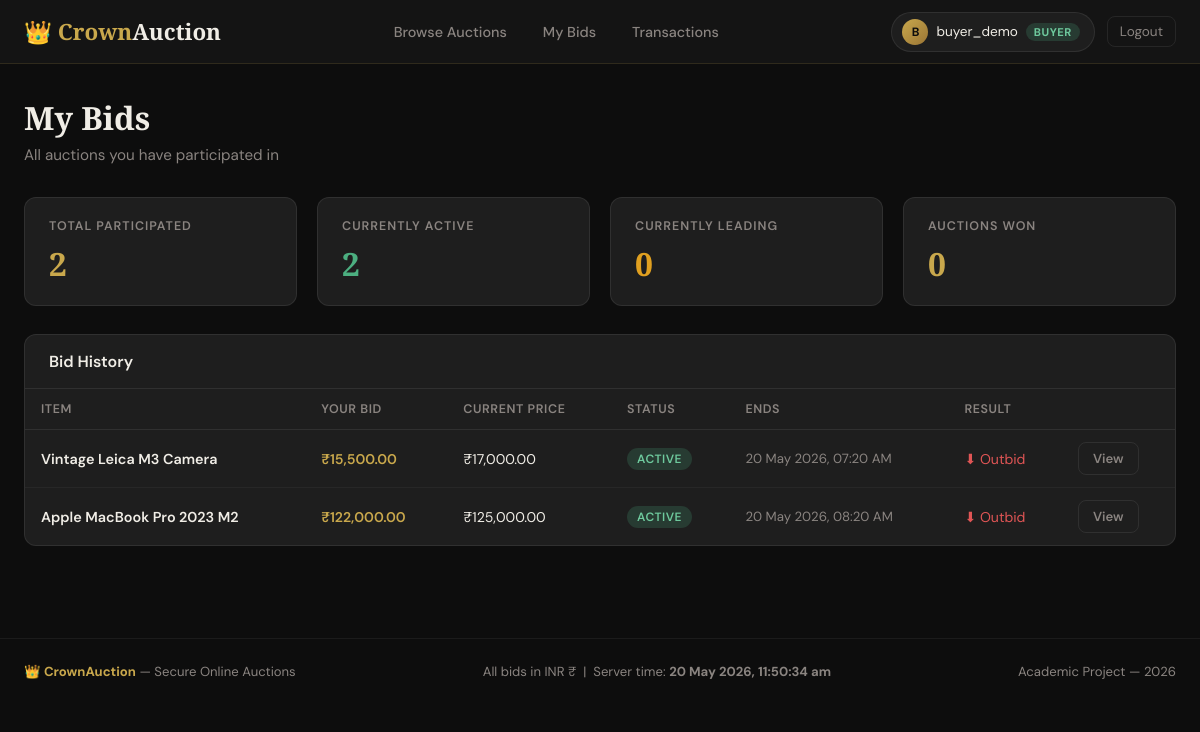
Page /views/buyer/my_bids.php (signed in) on the committed database.
### tables this page shows
CREATE TABLE bids (
    id INT UNSIGNED AUTO_INCREMENT PRIMARY KEY,
    auction_id INT UNSIGNED NOT NULL,
    bidder_id INT UNSIGNED NOT NULL,
    amount DECIMAL(12,2) NOT NULL,
    is_winning TINYINT(1) DEFAULT 0,
    is_flagged TINYINT(1) DEFAULT 0,
    flag_reason VARCHAR(255),
    ip_address VARCHAR(45),
    bid_time TIMESTAMP DEFAULT CURRENT_TIMESTAMP,
    FOREIGN KEY (auction_id) REFERENCES auctions(id) ON DELETE CASCADE,
    FOREIGN KEY (bidder_id) REFERENCES users(id) ON DELETE CASCADE,
    INDEX idx_auction (auction_id),
    INDEX idx_bidder (bidder_id),
    INDEX idx_winning (is_winning),
    INDEX idx_bid_time (bid_time)
);

CREATE TABLE auctions (
    id INT UNSIGNED AUTO_INCREMENT PRIMARY KEY,
    seller_id INT UNSIGNED NOT NULL,
    title VARCHAR(200) NOT NULL,
    description TEXT,
    category VARCHAR(100),
    image_path VARCHAR(255),
    starting_price DECIMAL(12,2) NOT NULL,
    current_price DECIMAL(12,2) NOT NULL,
    min_bid_increment DECIMAL(12,2) NOT NULL DEFAULT 1.00,
    reserve_price DECIMAL(12,2) DEFAULT NULL,
    duration_minutes INT NOT NULL,
    start_time DATETIME NOT NULL,
    end_time DATETIME NOT NULL,
    status ENUM('pending','active','ended','cancelled','sold') DEFAULT 'pending',
    winner_id INT UNSIGNED DEFAULT NULL,
    total_bids INT DEFAULT 0,
    is_overridden TINYINT(1) DEFAULT 0,
    override_note TEXT,
    created_at TIMESTAMP DEFAULT CURRENT_TIMESTAMP,
    updated_at TIMESTAMP DEFAULT CURRENT_TIMESTAMP ON UPDATE CURRENT_TIMESTAMP,
    FOREIGN KEY (seller_id) REFERENCES users(id) ON DELETE CASCADE,
    FOREIGN KEY (winner_id) REFERENCES users(id) ON DELETE SET NULL,
    INDEX idx_status (status),
    INDEX idx_seller (seller_id),
    INDEX idx_end_time (end_time)
);

### includes/session.php (called while the page is built, shortened)
<?php
function isLoggedIn(): bool {
    return isset($_SESSION['user_id']) && !empty($_SESSION['user_id']);
}
function getCurrentUser(): ?array {
    return [
        'id'       => $_SESSION['user_id'],
        'username' => $_SESSION['username'],
        'role'     => $_SESSION['role'],
        'email'    => $_SESSION['email'],
        'name'     => $_SESSION['full_name'] ?? ''
    ];
}
function formatINR(float $amount): string {
    return '₹' . number_format($amount, 2);
}

### config/database.php (called while the page is built, shortened)
<?php
class Database {
    private static ?PDO $instance = null;
    public static function getInstance(): PDO {
        if (self::$instance === null) {
            $dsn = "mysql:host=" . DB_HOST . ";dbname=" . DB_NAME . ";charset=" . DB_CHARSET;
            $options = [
                PDO::ATTR_ERRMODE            => PDO::ERRMODE_EXCEPTION,
                PDO::ATTR_DEFAULT_FETCH_MODE => PDO::FETCH_ASSOC,
                PDO::ATTR_EMULATE_PREPARES   => false,
                PDO::ATTR_PERSISTENT         => true,
                PDO::MYSQL_ATTR_INIT_COMMAND => "SET NAMES utf8mb4, time_zone = '+05:30'"
            ];
            try {
                self::$instance = new PDO($dsn, DB_USER, DB_PASS, $options);
            } catch (PDOException $e) {
                $isApi = (strpos($_SERVER['REQUEST_URI'] ?? '', '/api/') !== false);
                if ($isApi) {
                    header('Content-Type: application/json');
                    echo json_encode(['success' => false, 'message' => 'Service temporarily unavailable. Please try again.']);
                } else {
                    echo '<div style="font-family:sans-serif;padding:40px;text-align:center;background:#0d0d0d;color:#f0ede6;min-height:100vh;">
                        <h2 style="color:#C9A84C;">&#128274; CrownAuction</h2>
                        <p>Service temporarily unavailable. Please try again in a moment.</p>
                    </div>';
                }
                exit;
            }
        }
        return self::$instance;
    }
    public static function query(string $sql, array $params = []): PDOStatement {
        $stmt = self::getInstance()->prepare($sql);
        $stmt->execute($params);
        return $stmt;
    }
}

### views/buyer/my_bids.php (the view, shortened to what this page needs)
<?php
require_once __DIR__ . '/../../config/database.php';
require_once __DIR__ . '/../../includes/session.php';
$user = getCurrentUser();
$myBids = Database::query(
    "SELECT b.*, a.title, a.current_price, a.status as auction_status, a.end_time, a.image_path, a.winner_id,
            MAX(b2.amount) as top_bid
     FROM bids b
     JOIN auctions a ON b.auction_id = a.id
     LEFT JOIN bids b2 ON b2.auction_id = a.id
     WHERE b.bidder_id = ?
     GROUP BY b.id
     ORDER BY b.bid_time DESC",
    [$user['id']]
)->fetchAll();
$seen = [];
$deduped = [];
foreach ($myBids as $row) {
    if (!isset($seen[$row['auction_id']])) {
        $seen[$row['auction_id']] = true;
        $deduped[] = $row;
    }
}
include __DIR__ . '/../shared/header.php';
?>
<div class="page-header">
  <h1>My Bids</h1>
  <p>All auctions you have participated in</p>
</div>
<?php if (empty($deduped)): ?>
<div class="card" style="text-align:center;padding:60px;">
  <div style="font-size:3rem;margin-bottom:16px;">🔨</div>
  <h3 style="color:var(--text-muted);">No bids yet</h3>
  <p style="color:var(--text-muted);margin-top:8px;margin-bottom:24px;">Find something worth bidding on!</p>
  <a href="browse.php" class="btn btn-gold">Browse Auctions</a>
</div>
<?php else: ?>
<div class="grid-4" style="margin-bottom:28px;">
  <?php
    $won    = count(array_filter($deduped, fn($b) => $b['winner_id'] == $user['id'] && $b['auction_status'] === 'ended'));
    $active = count(array_filter($deduped, fn($b) => $b['auction_status'] === 'active'));
    $leading = count(array_filter($deduped, fn($b) => $b['auction_status'] === 'active' && $b['amount'] == $b['top_bid']));
    $total  = count($deduped);
  ?>
  <div class="stat-card">
    <div class="stat-label">Total Participated</div>
    <div class="stat-value"><?= $total ?></div>
  </div>
  <div class="stat-card">
    <div class="stat-label">Currently Active</div>
    <div class="stat-value" style="color:var(--success);"><?= $active ?></div>
  </div>
  <div class="stat-card">
    <div class="stat-label">Currently Leading</div>
    <div class="stat-value" style="color:var(--warning);"><?= $leading ?></div>
  </div>
  <div class="stat-card">
    <div class="stat-label">Auctions Won</div>
    <div class="stat-value" style="color:var(--gold);"><?= $won ?></div>
  </div>
</div>
<div class="card">
  <div class="card-header">
    <span class="card-title">Bid History</span>
  </div>
  <div class="table-wrapper">
    <table>
      <thead>
        <tr>
          <th>Item</th>
          <th>Your Bid</th>
          <th>Current Price</th>
          <th>Status</th>
          <th>Ends</th>
          <th>Result</th>
          <th></th>
        </tr>
      </thead>
      <tbody>
        <?php foreach ($deduped as $b):
          $isWinning = ($b['auction_status'] === 'active' && (float)$b['amount'] >= (float)$b['top_bid']);
          $hasWon    = ($b['winner_id'] == $user['id'] && $b['auction_status'] === 'ended');
          $hasLost   = ($b['winner_id'] != $user['id'] && $b['auction_status'] === 'ended' && $b['winner_id']);
        ?>
        <tr>
          <td>
            <div style="font-weight:600;font-size:0.9rem;"><?= htmlspecialchars($b['title']) ?></div>
          </td>
          <td style="font-weight:600;color:var(--gold);"><?= formatINR($b['amount']) ?></td>
          <td><?= formatINR($b['current_price']) ?></td>
          <td>
            <span class="badge badge-<?= $b['auction_status'] ?>"><?= ucfirst($b['auction_status']) ?></span>
          </td>
          <td style="font-size:0.83rem;color:var(--text-muted);">
            <?= date('d M Y, h:i A', strtotime($b['end_time'])) ?>
          </td>
          <td>
            <?php if ($hasWon): ?>
              <span style="color:var(--gold);font-weight:700;">🏆 Won!</span>
            <?php elseif ($hasLost): ?>
              <span style="color:var(--text-muted);">Outbid</span>
            <?php elseif ($isWinning): ?>
              <span style="color:var(--success);font-weight:600;">👑 Leading</span>
            <?php elseif ($b['auction_status'] === 'active'): ?>
              <span style="color:var(--danger);">⬇ Outbid</span>
            <?php else: ?>
              <span style="color:var(--text-muted);">—</span>
            <?php endif; ?>
          </td>
          <td>
            <a href="auction_detail.php?id=<?= $b['auction_id'] ?>" class="btn btn-outline btn-sm">View</a>
          </td>
        </tr>
        <?php endforeach; ?>
      </tbody>
    </table>
  </div>
</div>
<?php endif; ?>
<?php include __DIR__ . '/../shared/footer.php'; ?>

### views/shared/header.php (style rules this page uses)
:root { --gold: #C9A84C; --gold-light: #E8C97A; --gold-dark: #9A7535; --dark: #0D0D0D; --dark-2: #141414; --dark-3: #1E1E1E; --surface: #252525; --border: rgba(255,255,255,0.08); --text: #F0EDE6; --text-muted: #8A8480; --danger: #E05555; --success: #4CAF80; --warning: #E0A020; --radius: 12px; --shadow: 0 4px 24px rgba(0,0,0,0.4); }
* { box-sizing: border-box; margin: 0; padding: 0; }
body { font-family: 'DM Sans', sans-serif; background: var(--dark); color: var(--text); min-height: 100vh; }
.page-header { margin-bottom: 32px; }
.page-header h1 { font-family: 'Playfair Display', serif; font-size: 2rem; font-weight: 700; margin-bottom: 6px; }
.page-header p { color: var(--text-muted); font-size: 0.95rem; }
.card { background: var(--dark-3); border: 1px solid var(--border); border-radius: var(--radius); overflow: hidden; }
.card-header { padding: 16px 24px; border-bottom: 1px solid var(--border); display: flex; align-items: center; justify-content: space-between; }
.card-title { font-weight: 600; font-size: 1rem; }
.btn { display: inline-flex; align-items: center; gap: 8px; padding: 10px 20px; border-radius: 10px; font-family: 'DM Sans', sans-serif; font-size: 0.9rem; font-weight: 600; cursor: pointer; border: none; transition: all 0.2s; text-decoration: none; }
.btn-outline { background: transparent; border: 1px solid var(--border); color: var(--text-muted); }
.btn-sm { padding: 7px 14px; font-size: 0.82rem; border-radius: 8px; }
.table-wrapper { overflow-x: auto; }
table { width: 100%; border-collapse: collapse; }
th, td { padding: 12px 16px; text-align: left; font-size: 0.88rem; }
th { color: var(--text-muted); font-weight: 600; font-size: 0.78rem; text-transform: uppercase; letter-spacing: 0.6px; border-bottom: 1px solid var(--border); }
td { border-bottom: 1px solid rgba(255,255,255,0.04); }
tr:last-child td { border-bottom: none; }
.badge { display: inline-block; padding: 3px 10px; border-radius: 100px; font-size: 0.75rem; font-weight: 600; text-transform: uppercase; letter-spacing: 0.5px; }
.badge-active { background: rgba(76,175,128,0.2); color: #6EC99D; }
.grid-4 { display: grid; grid-template-columns: repeat(4,1fr); gap: 20px; }
.stat-card { background: var(--dark-3); border: 1px solid var(--border); border-radius: var(--radius); padding: 20px 24px; }
.stat-card .stat-label { font-size: 0.78rem; color: var(--text-muted); text-transform: uppercase; letter-spacing: 1px; font-weight: 600; margin-bottom: 8px; }
.stat-card .stat-value { font-family: 'Playfair Display', serif; font-size: 2rem; font-weight: 700; color: var(--gold); }

### rows in the picture
bids: auction.title "Vintage Leica M3 Camera", amount "₹15,500.00", auction.current_price "₹17,000.00", auction.status "ACTIVE", auction.end_time "20 May 2026, 07:20 AM", shows "⬇ Outbid"
bids: auction.title "Apple MacBook Pro 2023 M2", amount "₹122,000.00", auction.current_price "₹125,000.00", auction.status "ACTIVE", auction.end_time "20 May 2026, 08:20 AM", shows "⬇ Outbid"

### other values in the picture
substr($user['username'], 0, 1) "B"
$user['username'] "buyer_demo"
$user['role'] "BUYER"
$total "2"
$active "2"
$leading "0"
$won "0"
